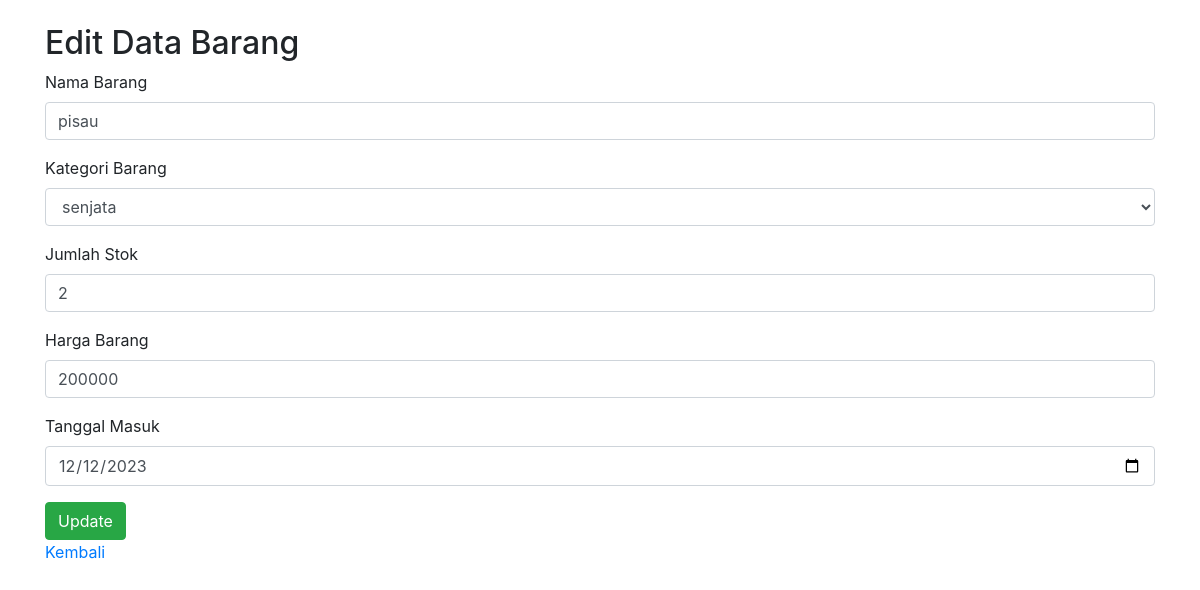
/edit_barang.php?id=3, run on an earlier commit of the app's database.
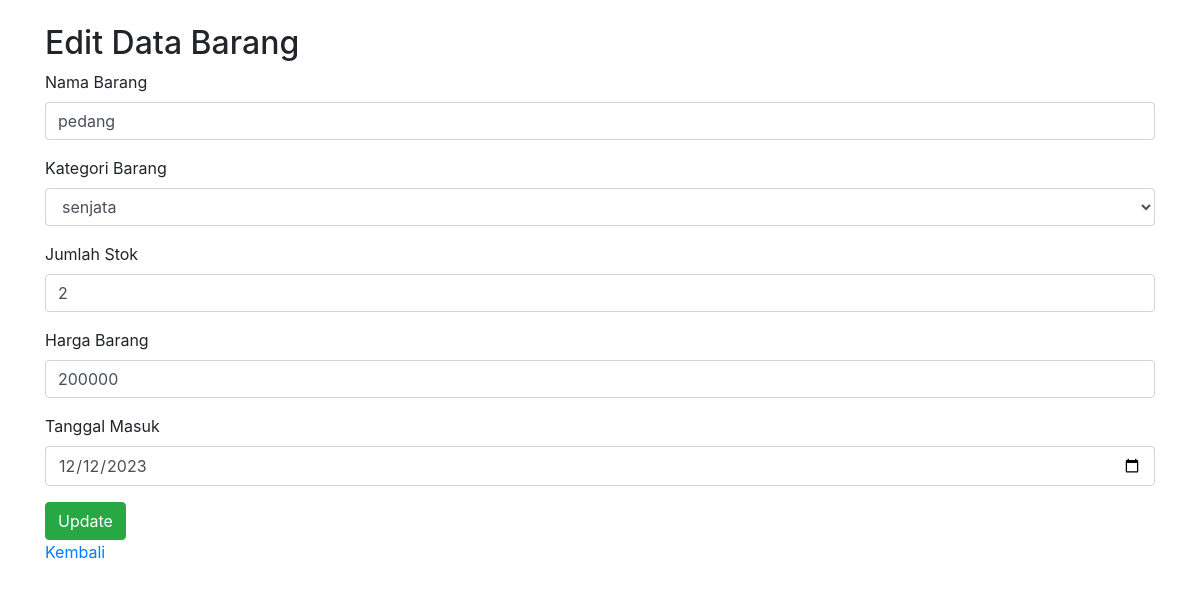
And on a later commit of the database.
### tables this page shows
CREATE TABLE `crudbarang` (
  `id_barang` int(11) NOT NULL,
  `nama_barang` varchar(100) DEFAULT NULL,
  `kategori_barang` varchar(100) DEFAULT NULL,
  `jumlah_stok` int(11) DEFAULT NULL,
  `harga_barang` int(11) DEFAULT NULL,
  `tanggal_masuk` date DEFAULT NULL,
  `id_kategori` int(11) DEFAULT NULL
);

### edit_barang.php (the view, shortened to what this page needs)
<?php
include 'koneksi.php';
$id_barang = $_GET['id'];
$query = "SELECT * FROM crudbarang WHERE id_barang = '$id_barang'";
$result = mysqli_query($conn, $query);
$data = mysqli_fetch_assoc($result);
?>
<!DOCTYPE html>
<html lang="en">
<head>
    <link rel="stylesheet" href="https://maxcdn.bootstrapcdn.com/bootstrap/4.0.0/css/bootstrap.min.css">
</head>
<body>
    <div class="container mt-4">
        <h2>Edit Data Barang</h2>
        <form action="" method="POST">
            <div class="form-group">
                <label for="nama_barang">Nama Barang</label>
                <input type="text" name="nama_barang" class="form-control" value="<?= $data['nama_barang'] ?>" required>
            </div>
            <div class="form-group">
                <label for="id_kategori">Kategori Barang</label>
                <select name="id_kategori" class="form-control" required>
                    <?php
                    $kategori_query = "SELECT * FROM kategori_barang";
                    $kategori_result = mysqli_query($conn, $kategori_query);
                    while ($kategori = mysqli_fetch_assoc($kategori_result)) {
                        $selected = ($kategori['id_kategori'] == $data['id_kategori']) ? 'selected' : '';
                        echo "<option value='{$kategori['id_kategori']}' {$selected}>{$kategori['nama_kategori']}</option>";
                    }
                    ?>
                </select>
            </div>
            <div class="form-group">
                <label for="jumlah_stok">Jumlah Stok</label>
                <input type="number" name="jumlah_stok" class="form-control" value="<?= $data['jumlah_stok'] ?>" required>
            </div>
            <div class="form-group">
                <label for="harga_barang">Harga Barang</label>
                <input type="number" name="harga_barang" class="form-control" value="<?= $data['harga_barang'] ?>" required>
            </div>
            <div class="form-group">
                <label for="tanggal_masuk">Tanggal Masuk</label>
                <input type="date" name="tanggal_masuk" class="form-control" value="<?= $data['tanggal_masuk'] ?>" required>
            </div>
            <button type="submit" class="btn btn-success">Update</button>
        </form>
        <a href="index.php">Kembali</a><br><br>
    </div>
</body>
</html>

What changed in the data, as far as the page shows it:
changed crudbarang: nama_barang "pisau" → "pedang"
